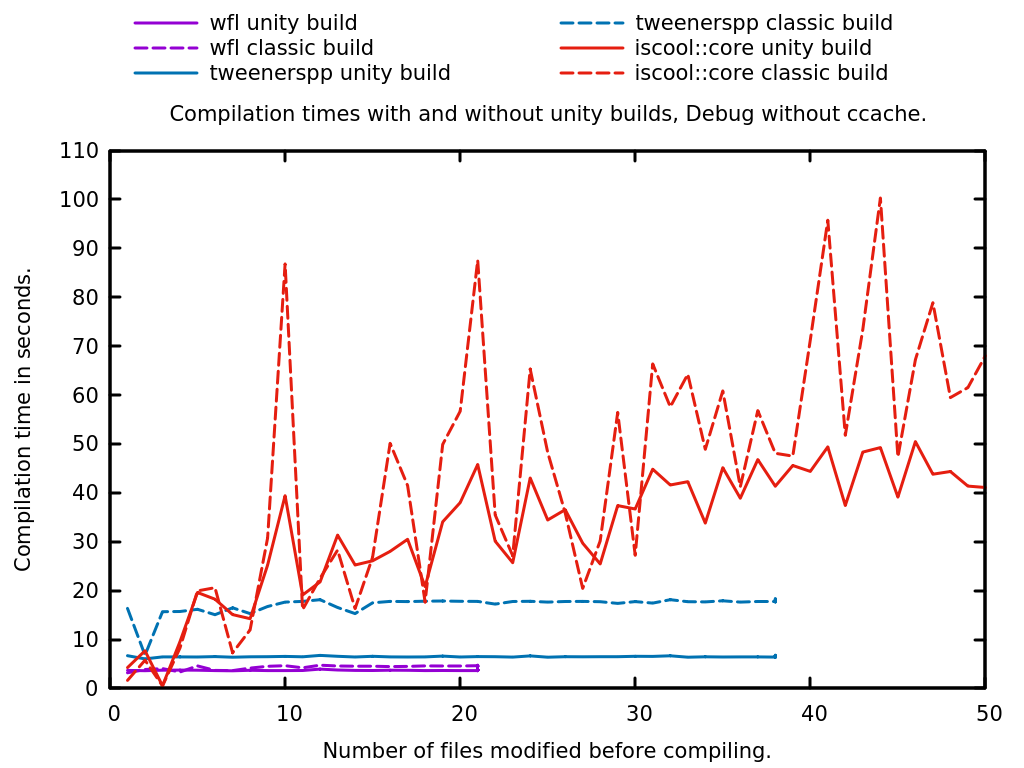

The script that drew this image:
set terminal qt linewidth 3 font "Sans,12" size 1024,768
set size
set title "Compilation times with and without unity builds, Debug without ccache."
set xlabel "Number of files modified before compiling."
set ylabel "Compilation time in seconds."

set key reverse above Left maxrows 2

set xrange [0:50]

plot "weak-function.data" using 1:3 title "wfl unity build" \
                with lines linetype 1, \
     "weak-function.data" using 1:4 title "wfl classic build" \
                with lines linetype 1 dashtype 2, \
     "tweenerspp.data" using 1:3 title "tweenerspp unity build" \
                       with lines linetype 6, \
     "tweenerspp.data" using 1:4 title "tweenerspp classic build" \
                       with lines linetype 6 dashtype 2, \
     "iscool-core.data" using 1:3 title "iscool::core unity build" \
                        with lines linetype 7, \
     "iscool-core.data" using 1:4 title "iscool::core classic build" \
                        with lines linetype 7 dashtype 2
     
